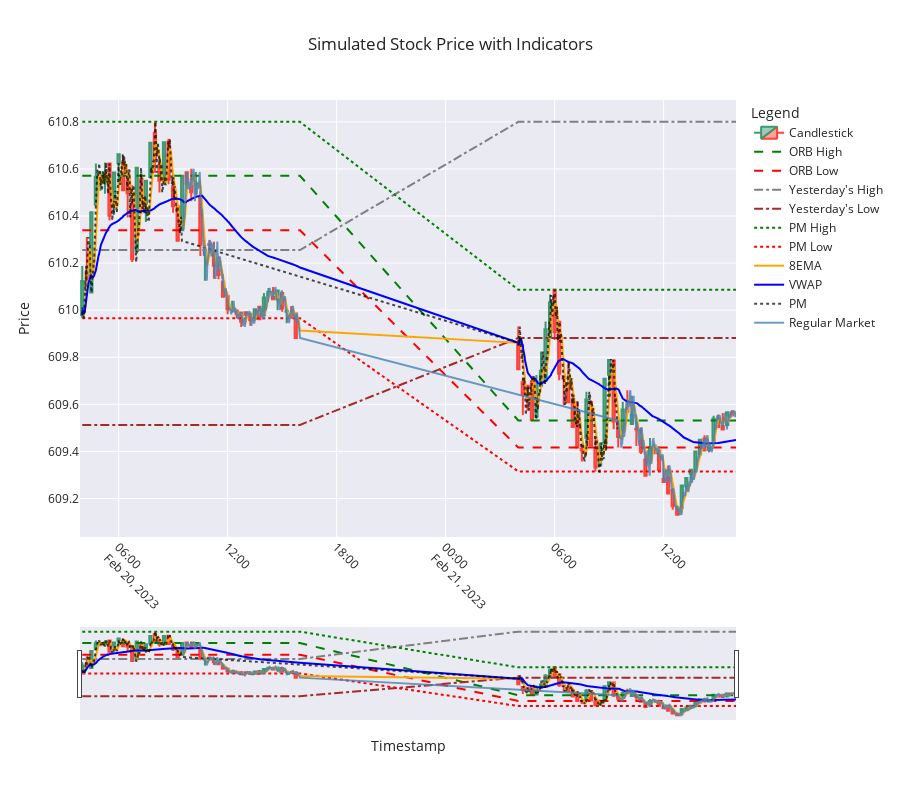

Notebook source saved alongside this figure:
### Code cell
import plotly.graph_objects as go

def plot_candlestick_with_indicators(candlestick_data, simulated_data):
    # Create a figure
    fig = go.Figure()

    # Add candlestick traces
    fig.add_trace(go.Candlestick(
        x=candlestick_data.index,
        open=candlestick_data['Open'],
        high=candlestick_data['High'],
        low=candlestick_data['Low'],
        close=candlestick_data['Close'],
        name='Candlestick',
        opacity=1,
        hoverinfo='x+y+name'
    ))

    # Add indicators to the candlestick plot
    fig.add_trace(go.Scatter(
        x=simulated_data['Timestamp'],
        y=simulated_data['ORB_High'],
        mode='lines',
        name='ORB High',
        line=dict(color='green', dash='dash'),
        hoverinfo='x+y+name'
    ))

    fig.add_trace(go.Scatter(
        x=simulated_data['Timestamp'],
        y=simulated_data['ORB_Low'],
        mode='lines',
        name='ORB Low',
        line=dict(color='red', dash='dash'),
        hoverinfo='x+y+name'
    ))

    fig.add_trace(go.Scatter(
        x=simulated_data['Timestamp'],
        y=simulated_data['Yest_High'],
        mode='lines',
        name="Yesterday's High",
        line=dict(color='gray', dash='dashdot'),
        hoverinfo='x+y+name'
    ))

    fig.add_trace(go.Scatter(
        x=simulated_data['Timestamp'],
        y=simulated_data['Yest_Low'],
        mode='lines',
        name="Yesterday's Low",
        line=dict(color='brown', dash='dashdot'),
        hoverinfo='x+y+name'
    ))

    fig.add_trace(go.Scatter(
        x=simulated_data['Timestamp'],
        y=simulated_data['PM_High'],
        mode='lines',
        name='PM High',
        line=dict(color='green', dash='dot'),
        hoverinfo='x+y+name'
    ))

    fig.add_trace(go.Scatter(
        x=simulated_data['Timestamp'],
        y=simulated_data['PM_Low'],
        mode='lines',
        name='PM Low',
        line=dict(color='red', dash='dot'),
        hoverinfo='x+y+name'
    ))

    fig.add_trace(go.Scatter(
        x=simulated_data['Timestamp'],
        y=simulated_data['8EMA'],
        mode='lines',
        name='8EMA',
        line=dict(color='orange'),
        hoverinfo='x+y+name'
    ))

    fig.add_trace(go.Scatter(
        x=simulated_data['Timestamp'],
        y=simulated_data['VWAP'],
        mode='lines',
        name='VWAP',
        line=dict(color='blue'),
        hoverinfo='x+y+name'
    ))

    # Add PM and Regular Market values
    fig.add_trace(go.Scatter(
        x=simulated_data[simulated_data['Session'] == 'PM']['Timestamp'],
        y=simulated_data[simulated_data['Session'] == 'PM']['Close'],
        mode='lines',
        name='PM',
        line=dict(color='black', dash='dot'),
        opacity=0.7,
        hoverinfo='x+y+name'
    ))

    fig.add_trace(go.Scatter(
        x=simulated_data[simulated_data['Session'] == 'Regular Market']['Timestamp'],
        y=simulated_data[simulated_data['Session'] == 'Regular Market']['Close'],
        mode='lines',
        name='Regular Market',
        line=dict(color='steelblue'),
        opacity=0.8,
        hoverinfo='x+y+name'
    ))

    # Update layout for better appearance
    fig.update_layout(
        title="Simulated Stock Price with Indicators",
        xaxis_title="Timestamp",
        yaxis_title="Price",
        legend_title="Legend",
        xaxis=dict(tickangle=45),
        template="seaborn",
        hovermode='x unified',
        height=800  # Make the graph taller
    )

    # Show the plot
    fig.show()

# Example usage
plot_candlestick_with_indicators(candlestick_data, simulated_data)

### Figure 1 — Plotly figure (JSON) as saved in the notebook; plotly's stock layout.template omitted (floating-point values rounded to 4 significant figures; data arrays with more than 128 entries replaced by an {"elided": "..."} marker saying what was removed)
{"data": [{"close": [610.1, 610.1, 610.4, 610.6, 610.6, 610.6, 610.4, 610.6, 610.7, 610.5, 610.5, 610.2, 610.6, 610.4, 610.5, 610.7, 610.6, 610.5, 610.7, 610.6, 610.4, 610.3, 610.6, 610.5, 610.5, 610.5, 610.3, 610.3, 610.3, 610.2, 610.1, 610.1, 610.0, 610.0, 610.0, 610.0, 610.0, 610.0, 610.0, 610.0, 610.1, 610.1, 610.0, 610.1, 610.0, 610.0, 610.0, 609.9, 609.7, 609.6, 609.7, 609.5, 609.7, 609.7, 609.9, 610.0, 609.9, 609.7, 609.7, 609.6, 609.5, 609.4, 609.4, 609.6, 609.4, 609.3, 609.4, 609.7, 609.8, 609.5, 609.5, 609.6, 609.6, 609.6, 609.5, 609.4, 609.3, 609.4, 609.4, 609.3, 609.3, 609.2, 609.2, 609.1, 609.3, 609.3, 609.3, 609.4, 609.4, 609.4, 609.4, 609.5, 609.5, 609.5, 609.6, 609.6], "high": [610.2, 610.3, 610.4, 610.6, 610.6, 610.6, 610.6, 610.6, 610.7, 610.7, 610.6, 610.5, 610.6, 610.6, 610.5, 610.7, 610.8, 610.6, 610.7, 610.7, 610.6, 610.4, 610.6, 610.6, 610.6, 610.6, 610.5, 610.3, 610.3, 610.3, 610.2, 610.1, 610.1, 610.0, 610.0, 610.0, 610.0, 610.0, 610.0, 610.0, 610.1, 610.1, 610.1, 610.1, 610.1, 610.0, 610.0, 610.0, 609.9, 609.7, 609.7, 609.7, 609.7, 609.8, 610.0, 610.1, 610.1, 610.0, 609.7, 609.8, 609.6, 609.6, 609.4, 609.7, 609.6, 609.5, 609.4, 609.7, 609.8, 609.8, 609.5, 609.6, 609.7, 609.6, 609.5, 609.5, 609.4, 609.5, 609.4, 609.4, 609.3, 609.3, 609.2, 609.2, 609.3, 609.3, 609.3, 609.4, 609.4, 609.5, 609.4, 609.6, 609.6, 609.6, 609.6, 609.6], "hoverinfo": "x+y+name", "low": [610.0, 610.1, 610.1, 610.4, 610.5, 610.5, 610.4, 610.4, 610.5, 610.5, 610.4, 610.2, 610.3, 610.4, 610.4, 610.6, 610.6, 610.5, 610.5, 610.5, 610.4, 610.3, 610.3, 610.5, 610.5, 610.5, 610.2, 610.1, 610.2, 610.1, 610.1, 610.1, 610.0, 610.0, 610.0, 609.9, 610.0, 609.9, 610.0, 610.0, 610.0, 610.1, 610.0, 610.0, 610.0, 609.9, 610.0, 609.9, 609.7, 609.6, 609.6, 609.5, 609.5, 609.7, 609.7, 609.9, 609.9, 609.7, 609.6, 609.6, 609.5, 609.4, 609.4, 609.4, 609.4, 609.3, 609.3, 609.4, 609.6, 609.5, 609.4, 609.5, 609.6, 609.5, 609.4, 609.4, 609.3, 609.3, 609.4, 609.3, 609.3, 609.2, 609.2, 609.1, 609.2, 609.2, 609.3, 609.3, 609.4, 609.4, 609.4, 609.4, 609.5, 609.5, 609.5, 609.5], "name": "Candlestick", "opacity": 1, "open": [610.0, 610.2, 610.1, 610.4, 610.5, 610.5, 610.6, 610.5, 610.6, 610.6, 610.6, 610.4, 610.3, 610.6, 610.5, 610.6, 610.8, 610.6, 610.6, 610.7, 610.5, 610.4, 610.3, 610.6, 610.5, 610.5, 610.5, 610.2, 610.3, 610.2, 610.2, 610.1, 610.1, 610.0, 610.0, 610.0, 610.0, 610.0, 610.0, 610.0, 610.0, 610.1, 610.1, 610.0, 610.1, 610.0, 610.0, 610.0, 609.9, 609.7, 609.7, 609.7, 609.5, 609.7, 609.7, 609.9, 610.1, 610.0, 609.7, 609.7, 609.6, 609.6, 609.4, 609.5, 609.6, 609.4, 609.3, 609.4, 609.7, 609.8, 609.5, 609.5, 609.6, 609.5, 609.5, 609.4, 609.4, 609.4, 609.4, 609.4, 609.3, 609.3, 609.2, 609.2, 609.2, 609.3, 609.3, 609.3, 609.4, 609.5, 609.4, 609.4, 609.5, 609.5, 609.5, 609.6], "type": "candlestick", "x": ["2023-02-20T04:00:00.000000000", "2023-02-20T04:15:00.000000000", "2023-02-20T04:30:00.000000000", "2023-02-20T04:45:00.000000000", "2023-02-20T05:00:00.000000000", "2023-02-20T05:15:00.000000000", "2023-02-20T05:30:00.000000000", "2023-02-20T05:45:00.000000000", "2023-02-20T06:00:00.000000000", "2023-02-20T06:15:00.000000000", "2023-02-20T06:30:00.000000000", "2023-02-20T06:45:00.000000000", "2023-02-20T07:00:00.000000000", "2023-02-20T07:15:00.000000000", "2023-02-20T07:30:00.000000000", "2023-02-20T07:45:00.000000000", "2023-02-20T08:00:00.000000000", "2023-02-20T08:15:00.000000000", "2023-02-20T08:30:00.000000000", "2023-02-20T08:45:00.000000000", "2023-02-20T09:00:00.000000000", "2023-02-20T09:15:00.000000000", "2023-02-20T09:30:00.000000000", "2023-02-20T09:45:00.000000000", "2023-02-20T10:00:00.000000000", "2023-02-20T10:15:00.000000000", "2023-02-20T10:30:00.000000000", "2023-02-20T10:45:00.000000000", "2023-02-20T11:00:00.000000000", "2023-02-20T11:15:00.000000000", "2023-02-20T11:30:00.000000000", "2023-02-20T11:45:00.000000000", "2023-02-20T12:00:00.000000000", "2023-02-20T12:15:00.000000000", "2023-02-20T12:30:00.000000000", "2023-02-20T12:45:00.000000000", "2023-02-20T13:00:00.000000000", "2023-02-20T13:15:00.000000000", "2023-02-20T13:30:00.000000000", "2023-02-20T13:45:00.000000000", "2023-02-20T14:00:00.000000000", "2023-02-20T14:15:00.000000000", "2023-02-20T14:30:00.000000000", "2023-02-20T14:45:00.000000000", "2023-02-20T15:00:00.000000000", "2023-02-20T15:15:00.000000000", "2023-02-20T15:30:00.000000000", "2023-02-20T15:45:00.000000000", "2023-02-21T04:00:00.000000000", "2023-02-21T04:15:00.000000000", "2023-02-21T04:30:00.000000000", "2023-02-21T04:45:00.000000000", "2023-02-21T05:00:00.000000000", "2023-02-21T05:15:00.000000000", "2023-02-21T05:30:00.000000000", "2023-02-21T05:45:00.000000000", "2023-02-21T06:00:00.000000000", "2023-02-21T06:15:00.000000000", "2023-02-21T06:30:00.000000000", "2023-02-21T06:45:00.000000000", "2023-02-21T07:00:00.000000000", "2023-02-21T07:15:00.000000000", "2023-02-21T07:30:00.000000000", "2023-02-21T07:45:00.000000000", "2023-02-21T08:00:00.000000000", "2023-02-21T08:15:00.000000000", "2023-02-21T08:30:00.000000000", "2023-02-21T08:45:00.000000000", "2023-02-21T09:00:00.000000000", "2023-02-21T09:15:00.000000000", "2023-02-21T09:30:00.000000000", "2023-02-21T09:45:00.000000000", "2023-02-21T10:00:00.000000000", "2023-02-21T10:15:00.000000000", "2023-02-21T10:30:00.000000000", "2023-02-21T10:45:00.000000000", "2023-02-21T11:00:00.000000000", "2023-02-21T11:15:00.000000000", "2023-02-21T11:30:00.000000000", "2023-02-21T11:45:00.000000000", "2023-02-21T12:00:00.000000000", "2023-02-21T12:15:00.000000000", "2023-02-21T12:30:00.000000000", "2023-02-21T12:45:00.000000000", "2023-02-21T13:00:00.000000000", "2023-02-21T13:15:00.000000000", "2023-02-21T13:30:00.000000000", "2023-02-21T13:45:00.000000000", "2023-02-21T14:00:00.000000000", "2023-02-21T14:15:00.000000000", "2023-02-21T14:30:00.000000000", "2023-02-21T14:45:00.000000000", "2023-02-21T15:00:00.000000000", "2023-02-21T15:15:00.000000000", "2023-02-21T15:30:00.000000000", "2023-02-21T15:45:00.000000000"]}, {"hoverinfo": "x+y+name", "line": {"color": "green", "dash": "dash"}, "mode": "lines", "name": "ORB High", "type": "scatter", "x": {"elided": "1440 str values"}, "y": {"elided": "1440 float values"}}, {"hoverinfo": "x+y+name", "line": {"color": "red", "dash": "dash"}, "mode": "lines", "name": "ORB Low", "type": "scatter", "x": {"elided": "1440 str values"}, "y": {"elided": "1440 float values"}}, {"hoverinfo": "x+y+name", "line": {"color": "gray", "dash": "dashdot"}, "mode": "lines", "name": "Yesterday's High", "type": "scatter", "x": {"elided": "1440 str values"}, "y": {"elided": "1440 float values"}}, {"hoverinfo": "x+y+name", "line": {"color": "brown", "dash": "dashdot"}, "mode": "lines", "name": "Yesterday's Low", "type": "scatter", "x": {"elided": "1440 str values"}, "y": {"elided": "1440 float values"}}, {"hoverinfo": "x+y+name", "line": {"color": "green", "dash": "dot"}, "mode": "lines", "name": "PM High", "type": "scatter", "x": {"elided": "1440 str values"}, "y": {"elided": "1440 float values"}}, {"hoverinfo": "x+y+name", "line": {"color": "red", "dash": "dot"}, "mode": "lines", "name": "PM Low", "type": "scatter", "x": {"elided": "1440 str values"}, "y": {"elided": "1440 float values"}}, {"hoverinfo": "x+y+name", "line": {"color": "orange"}, "mode": "lines", "name": "8EMA", "type": "scatter", "x": {"elided": "1440 str values"}, "y": {"elided": "1440 float values"}}, {"hoverinfo": "x+y+name", "line": {"color": "blue"}, "mode": "lines", "name": "VWAP", "type": "scatter", "x": {"elided": "1440 str values"}, "y": {"elided": "1440 float values"}}, {"hoverinfo": "x+y+name", "line": {"color": "black", "dash": "dot"}, "mode": "lines", "name": "PM", "opacity": 0.7, "type": "scatter", "x": {"elided": "660 str values"}, "y": {"elided": "660 float values"}}, {"hoverinfo": "x+y+name", "line": {"color": "steelblue"}, "mode": "lines", "name": "Regular Market", "opacity": 0.8, "type": "scatter", "x": {"elided": "780 str values"}, "y": {"elided": "780 float values"}}], "layout": {"height": 800, "hovermode": "x unified", "legend": {"title": {"text": "Legend"}}, "title": {"text": "Simulated Stock Price with Indicators"}, "xaxis": {"tickangle": 45, "title": {"text": "Timestamp"}}, "yaxis": {"title": {"text": "Price"}}}}
